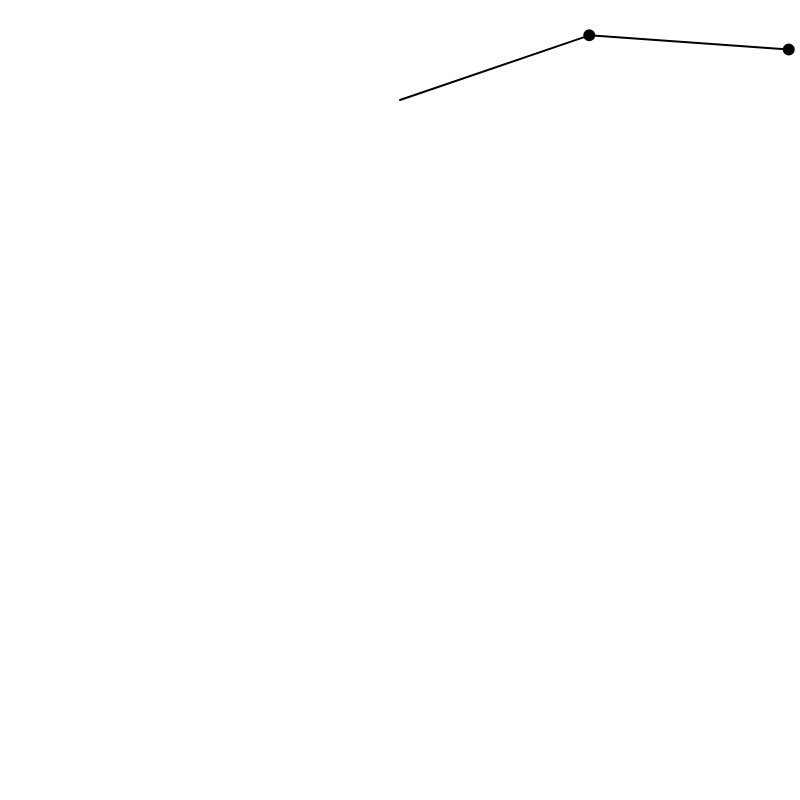
Frame 1 (no input)
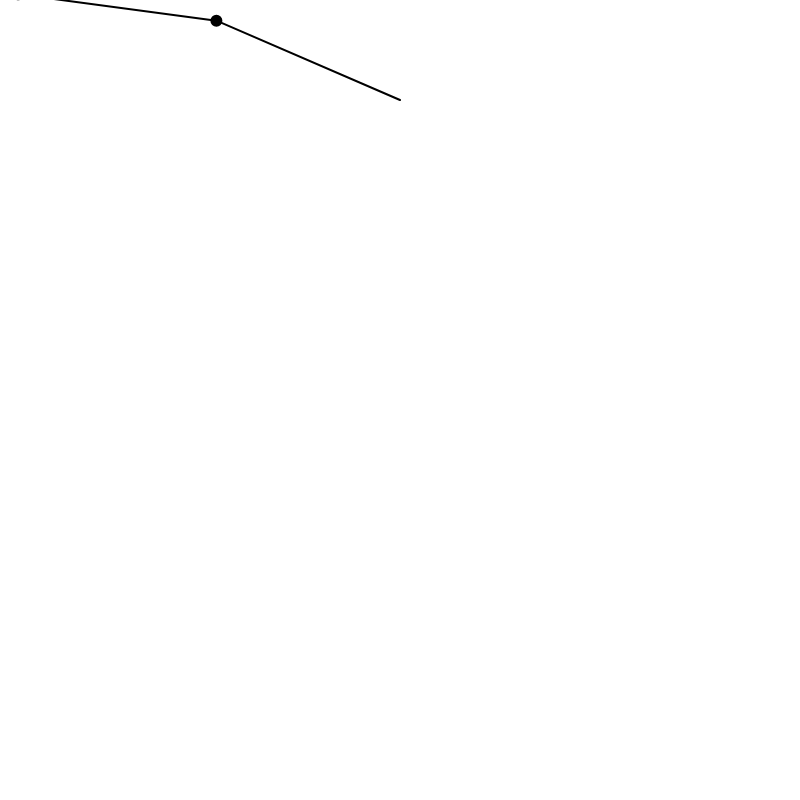
Frame 60 (no input)
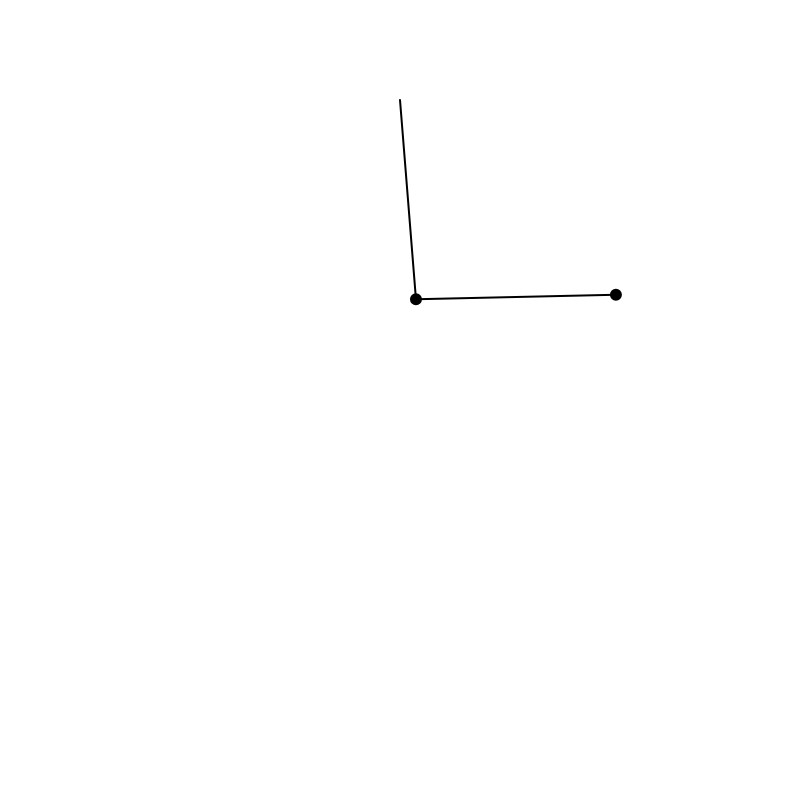
Frame 120 (the mouse pressed at the canvas centre since frame 60)

The p5.js sketch that drew these frames (run headless with seeded random() and noise() and a simulated clock; from frame 60 on, the mouse is pressed at the canvas centre):

// p5.js sketch
// ── sketch.js

var w = 800;
var h = 800;

var g = 1;
var ar = 0.0005;

var d1 = 1.9;
var r1 = 200;
var m1 = 10;
var v1 = 0;
var a1 = 0;

var d2 = 1.5;
var r2 = 200;
var m2 = 10;
var v2 = 0;
var a2 = -0;

function setup() {
	createCanvas(800, 800);
	strokeWeight(2);
	fill(0);
}

function draw()	{
//	frameRate(5);
	background(255);
	stroke(0);
	show();
	update();
}

function show() {
	translate(400, 100);

	var x1 = Math.sin(d1) * r1;
	var y1 = Math.cos(d1) * r1;

	var x2 = Math.sin(d2) * r2 + x1;
	var y2 = Math.cos(d2) * r2 + y1;

	line(0,0,x1,y1);
	line(x1,y1,x2,y2);
	ellipse(x1,y1,m1);
	ellipse(x2,y2,m2);
}

function update() {
	var n1 = -g * (2 * m1 + m2) * Math.sin(d1) - m2 * g * Math.sin(d1 - 2 * d2);
	var n2 = -2 * Math.sin(d1 - d2) * m2 * (v2 * v2 * r2 + v1 * v1 * r1 * Math.cos(d1 - d2));
	var n3 = r1 * (2 * m1 + m2 - m2 * Math.cos(2 * d1 - 2 * d2));

	a1 = (n1 + n2) / n3;
	v1 += a1;
	v1 *= 1 - ar;
	d1 += v1;

	n1 = 2 * Math.sin(d1 - d2) * (v1 * v1 * r1 *(m1 + m2) + g * (m1 + m2) * Math.cos(d1) + v2 * v2 * r2 * m2 * Math.cos(d1 - d2));
	n3 = r2 * (2 * m1 + m2 - m2 * Math.cos(2 * d1 - 2 * d2));
	a2 = (n1) / n3;
	v2 += a2;
	v2 *= 1 - ar;
	d2 += v2;
}
